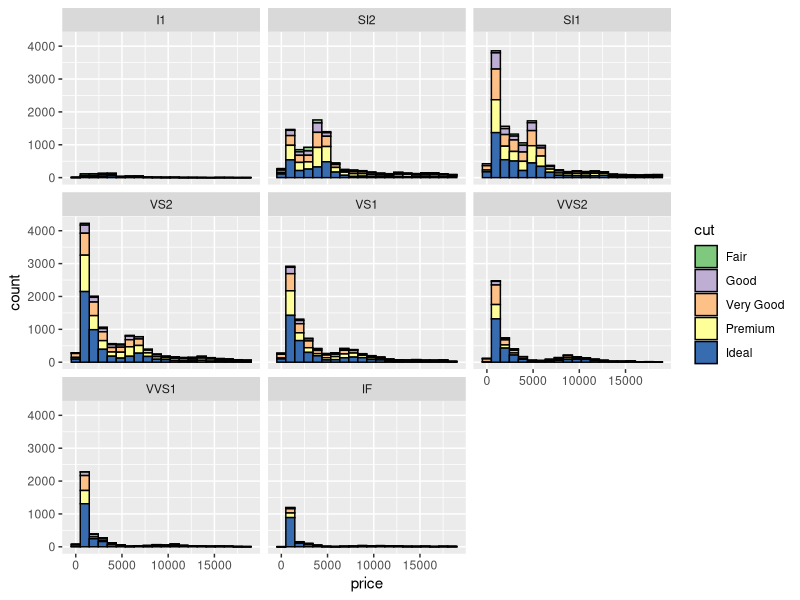
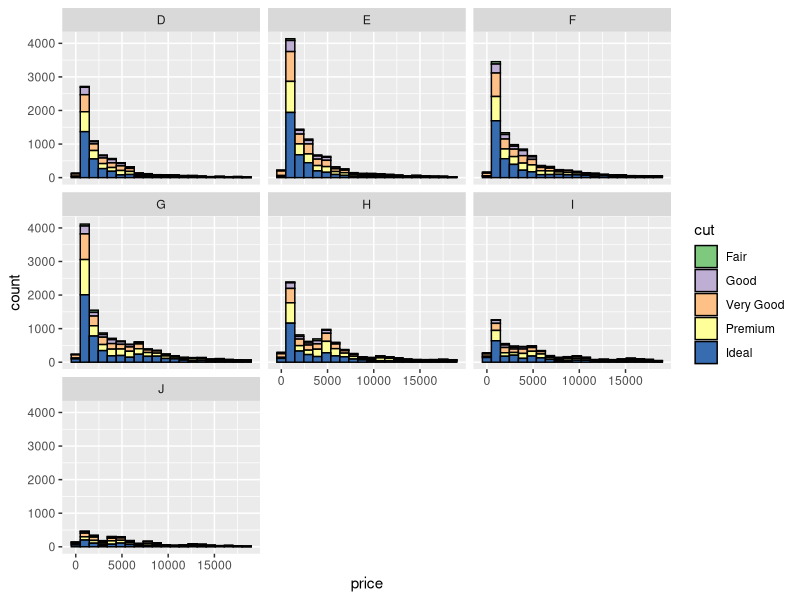
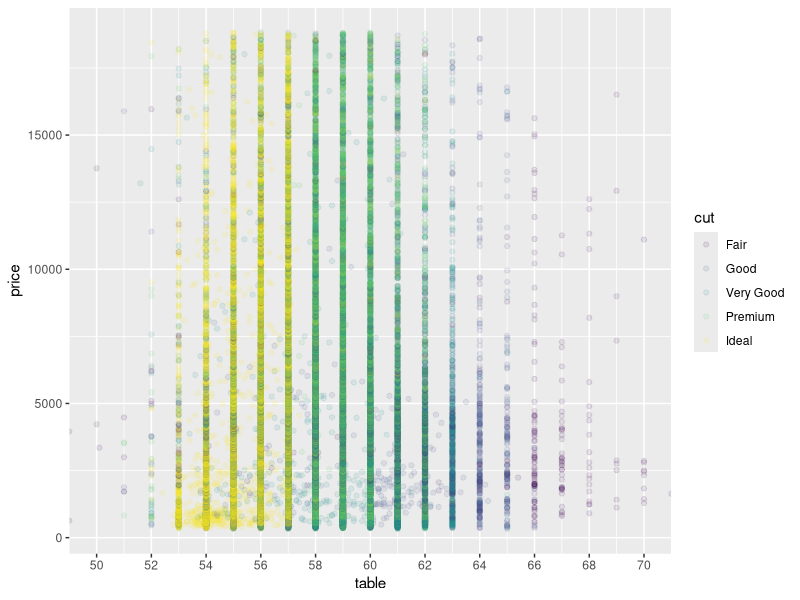

These figures' R source, in order:
# P4 Lesson 5 problem set

library(ggplot2)
library(dplyr)



data(diamonds)
df <- diamonds


# Facet wrap creates a new plot for each value in columm
ggplot(aes(x = price),  data = df) + geom_histogram(aes(fill= cut), bins = 20, color='black') + facet_wrap(~clarity) + 
  scale_fill_brewer(type='qual')

ggplot(aes(x = price),  data = df) + geom_histogram(aes(fill= cut), bins = 20, color='black') + facet_wrap(~color)  + 
  scale_fill_brewer(type='qual')

?diamonds
# Table: width of top of diamond relative to widest point

ggplot(aes(x = table, y=price) , data=df) + geom_point(aes(color=cut), alpha = 1/10) + coord_cartesian(xlim=c(50,70)) + 
  scale_x_continuous(breaks=seq(50,70,2))

